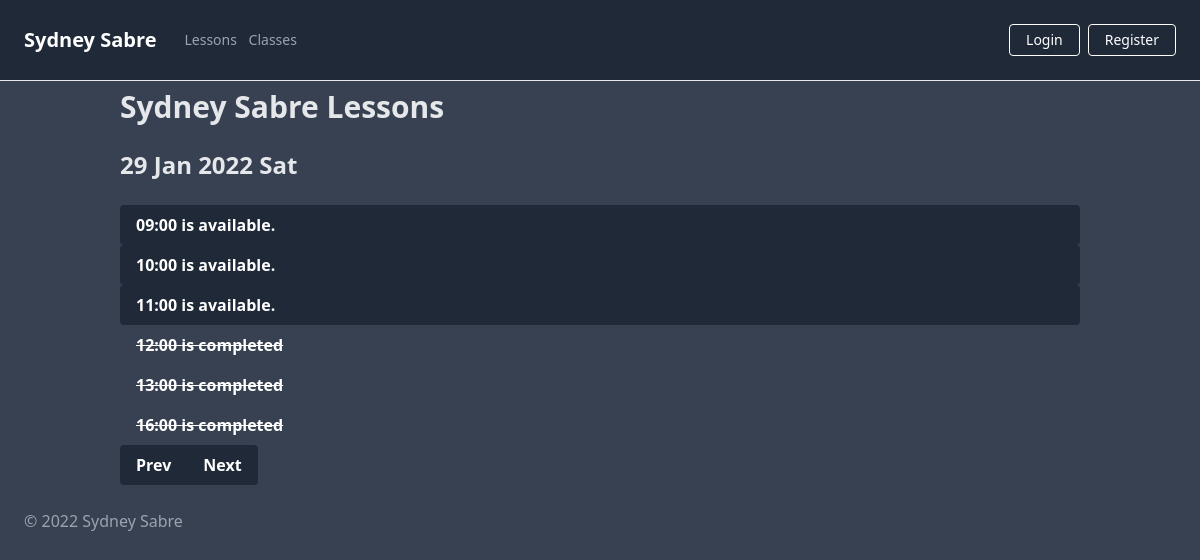
The app's page /date/2022-01-29 with its own data.
### app/models.py (models this page shows, shortened)
class Slot(db.Model):
    __tablename__ = "slots"
    id = db.Column(db.Integer, primary_key=True)
    date = db.Column(db.Date, nullable=False)
    time = db.Column(db.Time, nullable=False)
    name = db.Column(db.String(250), nullable=True)
    comment = db.Column(db.String(500), nullable=True)
    paid = db.Column(db.Boolean, default=False, nullable=True)
    completed = db.Column(db.Boolean, default=False, nullable=True)
    user_id = db.Column(db.Integer, db.ForeignKey('users.id'))

### app/routes.py (the view)
@app.route('/date/<date>')
def show_date(date):
    date = datetime.datetime.strptime(date, '%Y-%m-%d')
    date = date.date() # Strip hours from date
    date_plus_range = date + datetime.timedelta(days=SCAN_RANGE)
    date_minus_range = date - datetime.timedelta(days=SCAN_RANGE)
    slots = Slot.query.filter(and_(Slot.date < date_plus_range, Slot.date > date_minus_range)) #Show slots on current date +/- range days.
    slots = sorted(slots, key=lambda slot: slot.time) # Sort by time
    slots = sorted(slots, key=lambda slot: slot.date) # Then sort by date
    slots_by_date = []
    for k, g in groupby(slots, key=lambda slot: slot.date):
        slots_by_date.append(list(g))
    return render_template('index.html', all_slots=slots_by_date, today=date, next_date=date_plus_range, prev_date=date_minus_range)

### app/templates/index.html
{% extends "base.html" %}
{% block title %}
Sydney Sabre Lessons
{% endblock %}
{% block content %}
    <div class="container">
        <h1 class="text-gray-200 my-2 text-3xl font-bold">{{ self.title() }}</h1>
        {% for date in all_slots%}
        <div class="flex mr-auto my-4 w-full md:w-3/4 lg:w-1/2">
            <h2 class="text-gray-200 my-2 text-2xl font-bold">{{ date[0].date.strftime('%d %b %Y %a') }}</h2>
        </div>
            {% for time in date %}
                {% if current_user.is_admin: %}
                    <div class="flex ml-12 mr-auto my-4 w-3/4 md:w-1/2 lg:w-1/2">
                        {% if time.completed == True: %}
                        <a class="grow bg-gray-700 line-through text-white font-bold py-2 px-4 rounded"
                        {% elif time.name == None: %}
                        <a class="grow bg-gray-800 hover:bg-gray-400 text-white font-bold py-2 px-4 rounded"
                        {% elif time.paid == True: %}
                        <a class="grow bg-green-800 hover:bg-green-400 text-white font-bold py-2 px-4 rounded"
                        {% else %}
                        <a class="grow bg-red-800 hover:bg-red-400 text-white font-bold py-2 px-4 rounded"
                        {% endif %}
                            href="{{ url_for('book_slot', slot_id=time.id) }}">
                            {{ time.time.strftime('%H:%M') }} booked for {{ time.name }}
                        </a>
                        <div class="flex">
                            <a class="bg-red-400 hover:bg-red-200 text-white font-bold mx-2 px-3 py-2 rounded"
                                href="{{url_for('delete_slot', slot_id=time.id) }}">
                                ✘
                            </a>
                        </div>
                        <div class="flex">
                            <a class="bg-green-400 hover:bg-green-200 text-white font-bold mx-2 px-3 py-2 rounded"
                                href="{{url_for('toggle_complete_slot', slot_id=time.id) }}">
                                ✓
                            </a>
                        </div>
                    </div>
                {% else %}
                    {% if time.completed == True: %}
                    <div class="flex grow">
                        <p class="grow bg-gray-700 text-white line-through font-bold py-2 px-4 rounded">
                            {{ time.time.strftime('%H:%M') }} is completed
                        </p>
                    </div>
                    {% elif time.name == None: %}
                    <div class="flex grow">
                        <a class="grow bg-gray-800 hover:bg-gray-400 text-white font-bold py-2 px-4 rounded"
                            href="{{ url_for('book_slot', slot_id=time.id) }}">
                            {{ time.time.strftime('%H:%M') }} is available.
                        </a>
                    </div>
                    {% elif time.paid == True: %}
                    <div class="flex grow">
                        <p class="grow bg-green-600 text-white font-bold py-2 px-4 rounded">
                            {{ time.time.strftime('%H:%M') }} is booked and paid.
                        </p>
                    </div>
                    {% else %}
                    <div class="flex grow">
                        <p class="grow bg-red-800 text-white font-bold py-2 px-4 rounded">
                            {{ time.time.strftime('%H:%M') }} is already booked.
                        </p>
                    </div>
                    {% endif %}
                {% endif %}
            {% endfor %}
        {% endfor%}
        <div class="inline-flex">
            <a class="bg-gray-800 hover:bg-gray-400 text-white font-bold py-2 px-4 rounded-l" href="{{url_for('show_date', date=prev_date)}}">
              Prev
            </a>
            <a class="bg-gray-800 hover:bg-gray-400 text-white font-bold py-2 px-4 rounded-r" href="{{url_for('show_date', date=next_date)}}">
              Next
            </a>
          </div>
    </div>
{% endblock %}

### app/static/css/main.css (style rules this page uses)
html { line-height: 1.5; -webkit-text-size-adjust: 100%; -moz-tab-size: 4; -o-tab-size: 4; tab-size: 4; font-family: ui-sans-serif, system-ui, -apple-system, BlinkMacSystemFont, "Segoe UI", Roboto, "Helvetica Neue", Arial, "Noto Sans", sans-serif, "Apple Color Emoji", "Segoe UI Emoji", "Segoe UI Symbol", "Noto Color Emoji"; }
body { margin: 0; line-height: inherit; }
h1, h2, h3, h4, h5, h6 { font-size: inherit; font-weight: inherit; }
a { color: inherit; text-decoration: inherit; }
blockquote, dl, dd, h1, h2, h3, h4, h5, h6, hr, figure, p, pre { margin: 0; }
.container { width: 100%; margin-right: auto; margin-left: auto; padding-right: 2rem; padding-left: 2rem; }
@media (min-width: 640px) { .container { max-width: 640px; } }
@media (min-width: 768px) { .container { max-width: 768px; } }
@media (min-width: 1024px) { .container { max-width: 1024px; } }
.my-2 { margin-top: 0.5rem; margin-bottom: 0.5rem; }
.my-4 { margin-top: 1rem; margin-bottom: 1rem; }
.mr-auto { margin-right: auto; }
.flex { display: flex; }
.inline-flex { display: inline-flex; }
.w-full { width: 100%; }
.grow { flex-grow: 1; }
.rounded { border-radius: 0.25rem; }
.rounded-l { border-top-left-radius: 0.25rem; border-bottom-left-radius: 0.25rem; }
.rounded-r { border-top-right-radius: 0.25rem; border-bottom-right-radius: 0.25rem; }
.bg-gray-700 { --tw-bg-opacity: 1; background-color: rgb(55 65 81 / var(--tw-bg-opacity)); }
.bg-gray-800 { --tw-bg-opacity: 1; background-color: rgb(31 41 55 / var(--tw-bg-opacity)); }
.py-2 { padding-top: 0.5rem; padding-bottom: 0.5rem; }
.px-4 { padding-left: 1rem; padding-right: 1rem; }
.text-3xl { font-size: 1.875rem; line-height: 2.25rem; }
.text-2xl { font-size: 1.5rem; line-height: 2rem; }
.font-bold { font-weight: 700; }
.text-gray-200 { --tw-text-opacity: 1; color: rgb(229 231 235 / var(--tw-text-opacity)); }
.text-white { --tw-text-opacity: 1; color: rgb(255 255 255 / var(--tw-text-opacity)); }
.line-through { -webkit-text-decoration-line: line-through; text-decoration-line: line-through; }
@media (min-width: 768px) { .md\:w-3\/4 { width: 75%; } }
@media (min-width: 1024px) { .lg\:w-1\/2 { width: 50%; } }

### records on screen
Slot: date "29 Jan 2022 Sat", time "09:00"
Slot: time "10:00"
Slot: time "11:00"
Slot: time "12:00"
Slot: time "13:00"
Slot: time "16:00"
